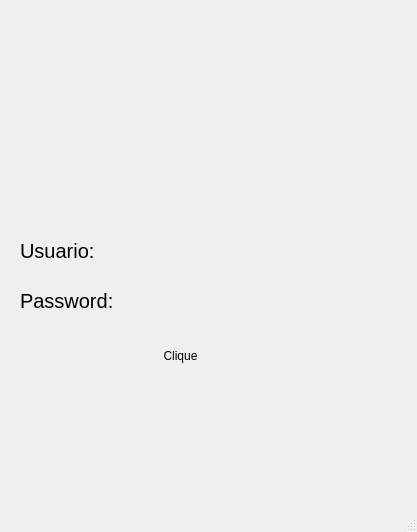
<?xml version="1.0" encoding="UTF-8"?>
<ui version="4.0">
 <class>terminado</class>
 <widget class="QMainWindow" name="terminado">
  <property name="geometry">
   <rect>
    <x>0</x>
    <y>0</y>
    <width>417</width>
    <height>532</height>
   </rect>
  </property>
  <property name="windowTitle">
   <string>MainWindow</string>
  </property>
  <widget class="QWidget" name="centralwidget">
   <widget class="QLabel" name="label">
    <property name="geometry">
     <rect>
      <x>20</x>
      <y>230</y>
      <width>91</width>
      <height>41</height>
     </rect>
    </property>
    <property name="styleSheet">
     <string notr="true">QLabel{
	font-size: 20px;
}</string>
    </property>
    <property name="text">
     <string>Usuario:</string>
    </property>
   </widget>
   <widget class="QLabel" name="label_2">
    <property name="geometry">
     <rect>
      <x>20</x>
      <y>280</y>
      <width>101</width>
      <height>41</height>
     </rect>
    </property>
    <property name="styleSheet">
     <string notr="true">QLabel{
	font-size: 20px;
}</string>
    </property>
    <property name="text">
     <string>Password:</string>
    </property>
   </widget>
   <widget class="QLabel" name="label_3">
    <property name="geometry">
     <rect>
      <x>100</x>
      <y>240</y>
      <width>291</width>
      <height>31</height>
     </rect>
    </property>
    <property name="styleSheet">
     <string notr="true">QLabel{
	font-size: 17px;
	font-family:Arial,Helvetica,sans-serif;
}</string>
    </property>
    <property name="text">
     <string/>
    </property>
   </widget>
   <widget class="QLabel" name="label_4">
    <property name="geometry">
     <rect>
      <x>110</x>
      <y>290</y>
      <width>291</width>
      <height>31</height>
     </rect>
    </property>
    <property name="styleSheet">
     <string notr="true">QLabel{
	font-size: 17px;
	font-family:Arial,Helvetica,sans-serif;
}</string>
    </property>
    <property name="text">
     <string/>
    </property>
   </widget>
   <widget class="QLabel" name="label_5">
    <property name="geometry">
     <rect>
      <x>40</x>
      <y>-150</y>
      <width>341</width>
      <height>371</height>
     </rect>
    </property>
    <property name="text">
     <string>&lt;html&gt;&lt;head/&gt;&lt;body&gt;&lt;p&gt;&lt;img src=&quot;:/newPrefix/Downloads/Logo-Lobo-PNG-removebg-preview.png&quot;/&gt;&lt;/p&gt;&lt;/body&gt;&lt;/html&gt;</string>
    </property>
   </widget>
   <widget class="QPushButton" name="pushButton">
    <property name="geometry">
     <rect>
      <x>110</x>
      <y>330</y>
      <width>141</width>
      <height>51</height>
     </rect>
    </property>
    <property name="styleSheet">
     <string notr="true">QPushButton{
	border: none;
}</string>
    </property>
    <property name="text">
     <string>Clique</string>
    </property>
   </widget>
  </widget>
  <widget class="QMenuBar" name="menubar">
   <property name="geometry">
    <rect>
     <x>0</x>
     <y>0</y>
     <width>417</width>
     <height>18</height>
    </rect>
   </property>
  </widget>
  <widget class="QStatusBar" name="statusbar"/>
 </widget>
 <resources>
  <include location="../../Documents/adada.qrc"/>
 </resources>
 <connections/>
</ui>
